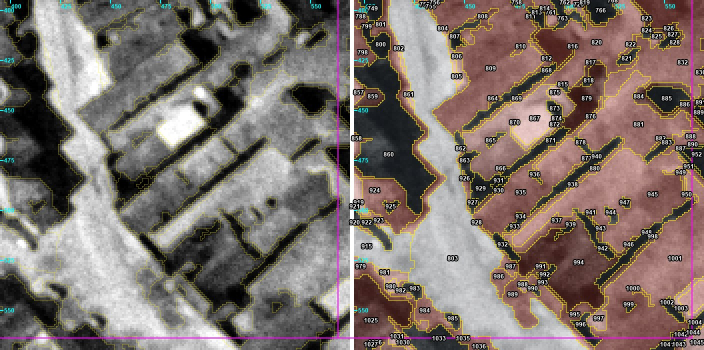
#> input picture daten/landseg/H0/a-alles-frei/abgabe/r1c1/arbeit/g33.jpg, 1408 x 700 px, given in place of r1c1.png, which was not available (shown at 1/2 size)
$ python fz_test.py 1.0 1.0 3 out.png
#> lines starting #> are read from the running program, lines starting #| are printed output that depends on the picture
import sys
import numpy as np
from PIL import Image, ImageDraw
from skimage.segmentation import felzenszwalb, find_boundaries
from skimage.filters import gaussian

BILD = "C:/Users/Phil/Developement/Victor/daten/landseg/H0/teilkacheln/r1c1.png"
img = np.array(Image.open(BILD).convert("L")).astype(np.float32) / 255.0
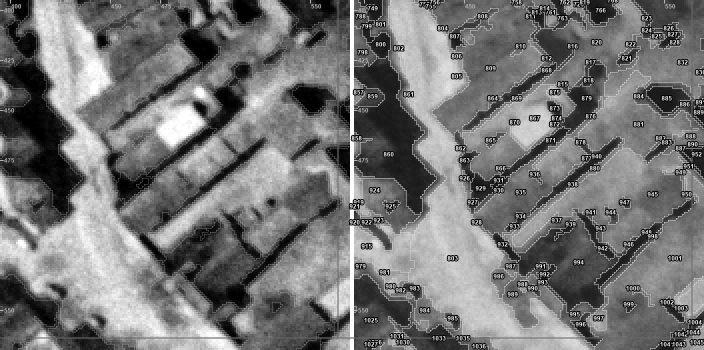
#> img: shape (700, 1408) float32 (shown at 1/2 size); min 0, max 1, mean 0.461
scale = float(sys.argv[1]); sigma = float(sys.argv[2]); mins = int(sys.argv[3])
seg = felzenszwalb(img, scale=scale, sigma=sigma, min_size=mins)
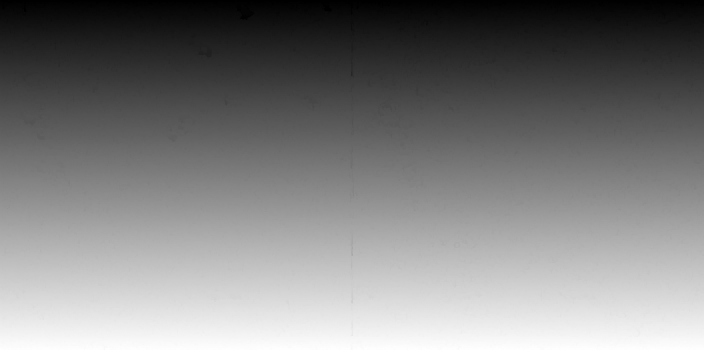
#> seg: shape (700, 1408) int64 (shown at 1/2 size); min 0, max 137137, mean 68229; drawn with min black and max white
print("segmente", seg.max() + 1)
#| segmente 137138
b = find_boundaries(seg, mode="inner")
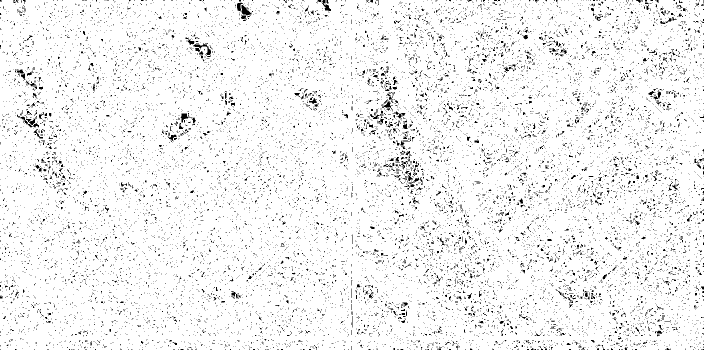
#> b: shape (700, 1408) bool (shown at 1/2 size); 94.7% white; black in thin lines or dots
rgb = np.stack([img * 255] * 3, -1).astype(np.uint8)
rgb[b] = (255, 220, 0)
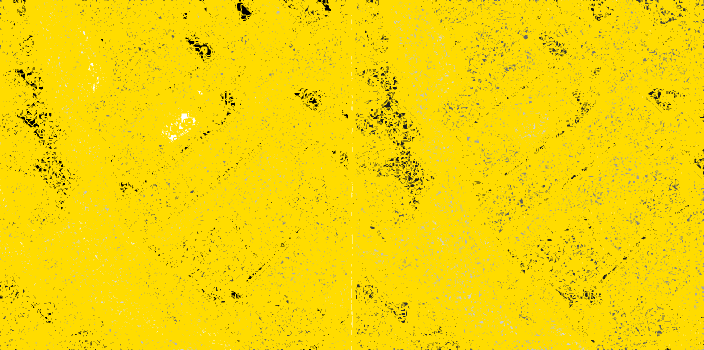
#> rgb: shape (700, 1408, 3) (shown at 1/2 size); mean of channels 0, 1, 2 247, 213.9, 5.5; drawn as R, G, B
big = Image.fromarray(rgb).resize((1256, 1256), Image.NEAREST)
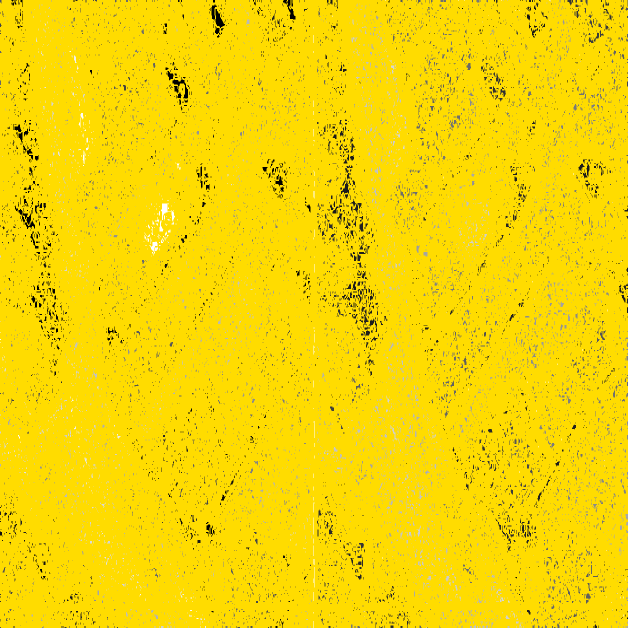
#> big: PIL image 1256x1256 RGB (shown at 1/2 size); mean R, G, B 247, 213.9, 5.5
big.save(sys.argv[4], quality=90)
np.save(sys.argv[4] + ".npy", seg)

$ run again, on daten/landseg/H0/a-alles-frei/abgabe/r1c1/arbeit/p12.jpg
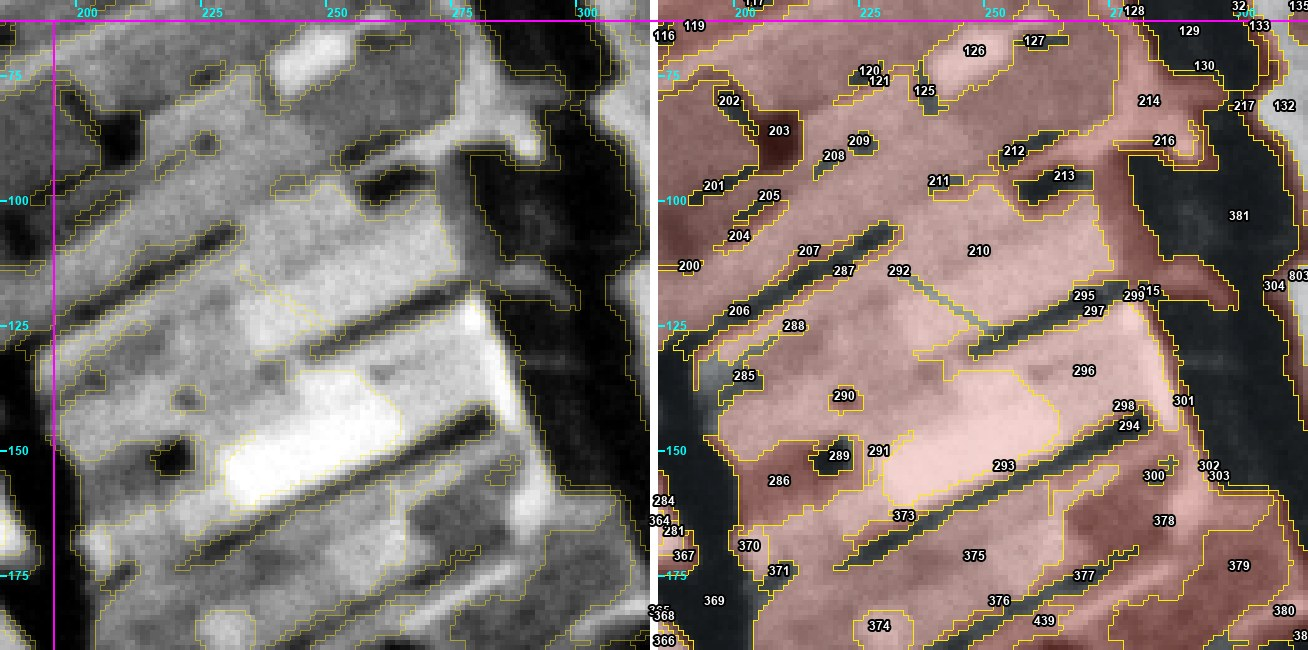
#> input picture daten/landseg/H0/a-alles-frei/abgabe/r1c1/arbeit/p12.jpg, 1308 x 650 px, given in place of r1c1.png, which was not available
#| segmente 106266
#> `b = find_boundaries(seg, mode="inner")`:
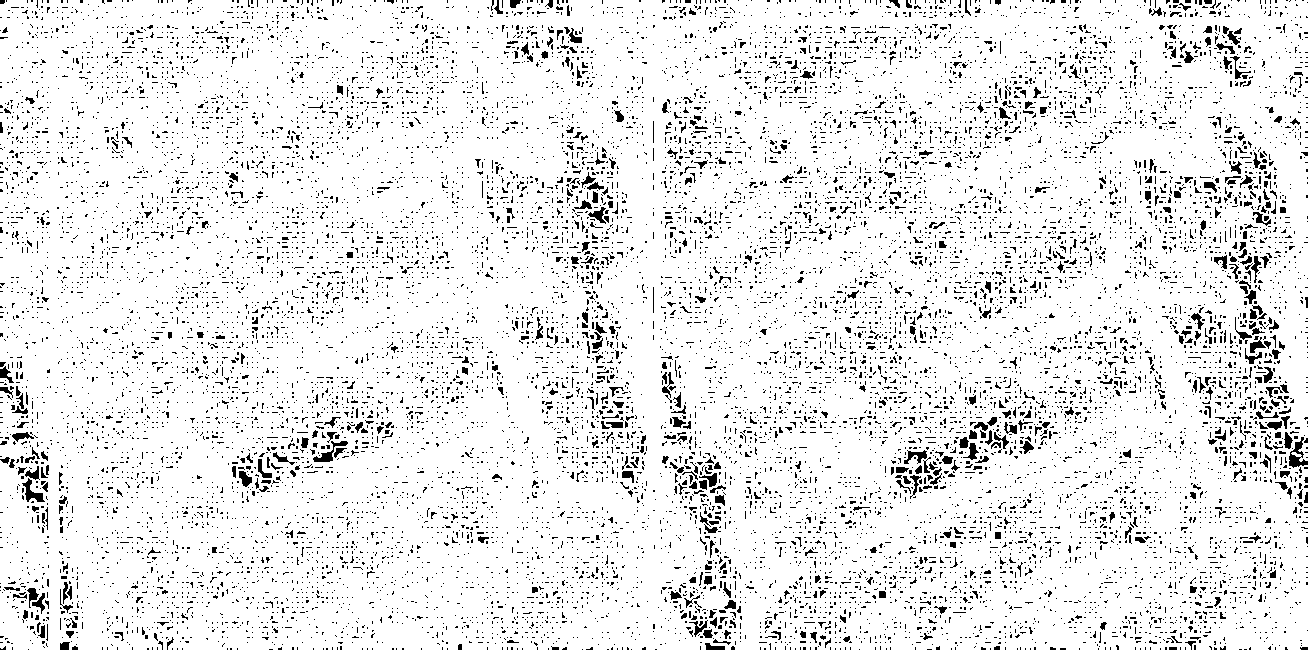
#> b: shape (650, 1308) bool; 91.4% white; black in thin lines or dots
#> `big = Image.fromarray(rgb).resize((1256, 1256), Image.NEAREST)`:
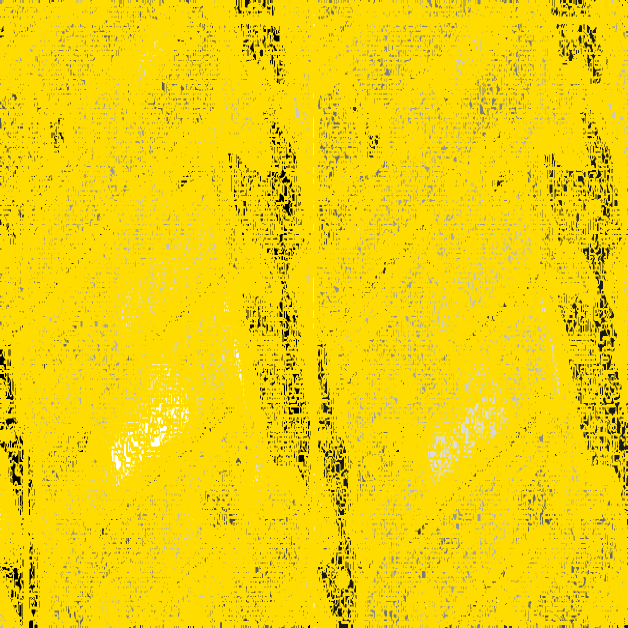
#> big: PIL image 1256x1256 RGB (shown at 1/2 size); mean R, G, B 242.3, 210.3, 9.4

$ run again, on daten/landseg/H0/a-alles-frei/abgabe/r1c1/arbeit/q4.jpg
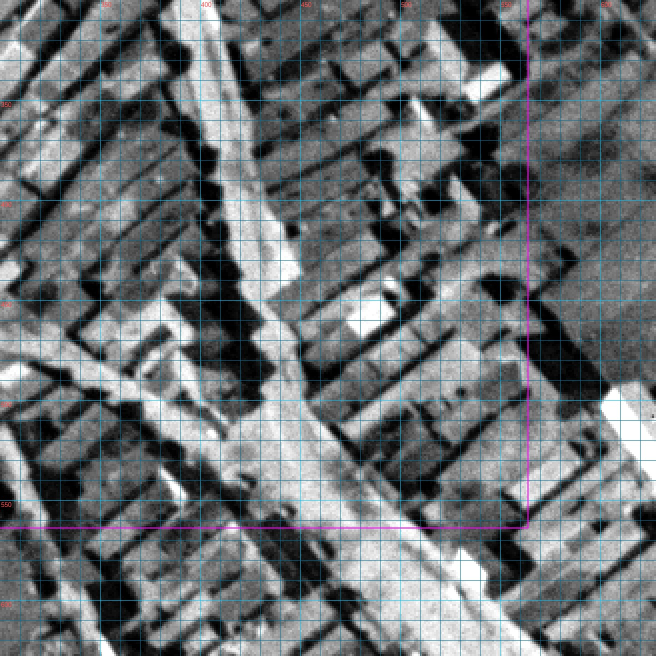
#> input picture daten/landseg/H0/a-alles-frei/abgabe/r1c1/arbeit/q4.jpg, 1312 x 1312 px, given in place of r1c1.png, which was not available (shown at 1/2 size)
#| segmente 267229
#> `b = find_boundaries(seg, mode="inner")`:
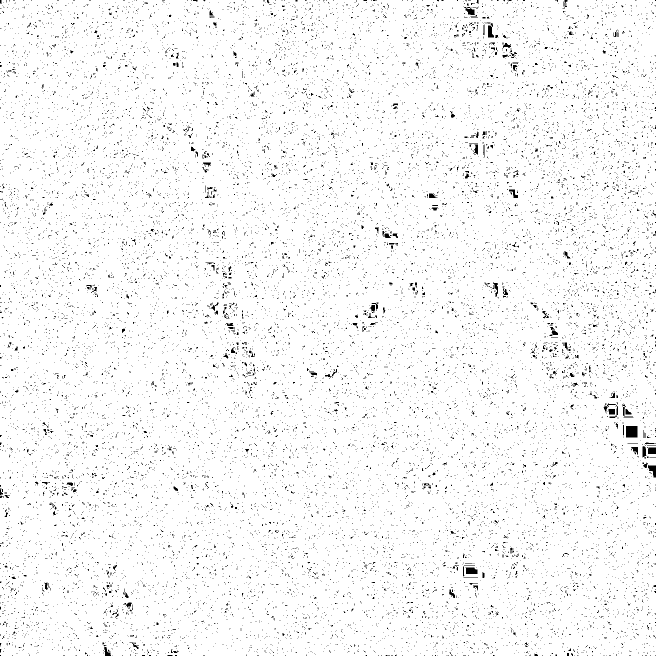
#> b: shape (1312, 1312) bool (shown at 1/2 size); 96.8% white; black in thin lines or dots
#> `rgb[b] = (255, 220, 0)`:
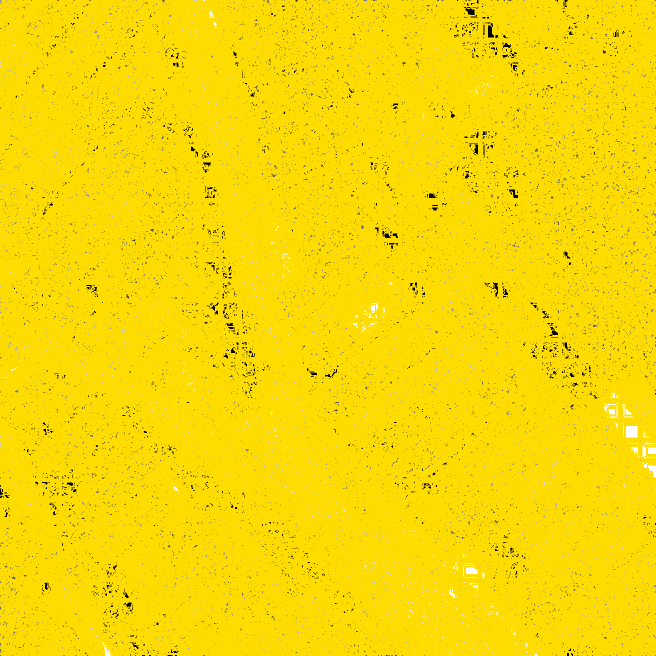
#> rgb: shape (1312, 1312, 3) (shown at 1/2 size); mean of channels 0, 1, 2 250.1, 216.3, 3.2; drawn as R, G, B
